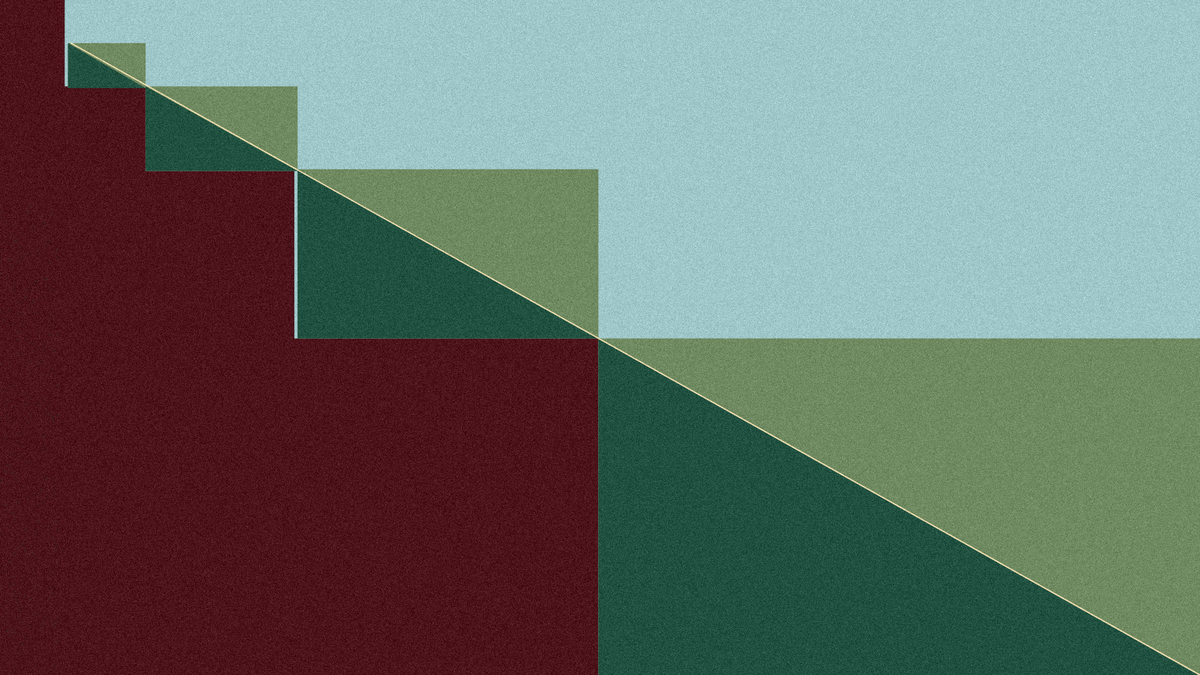
Frame 1 (no input)
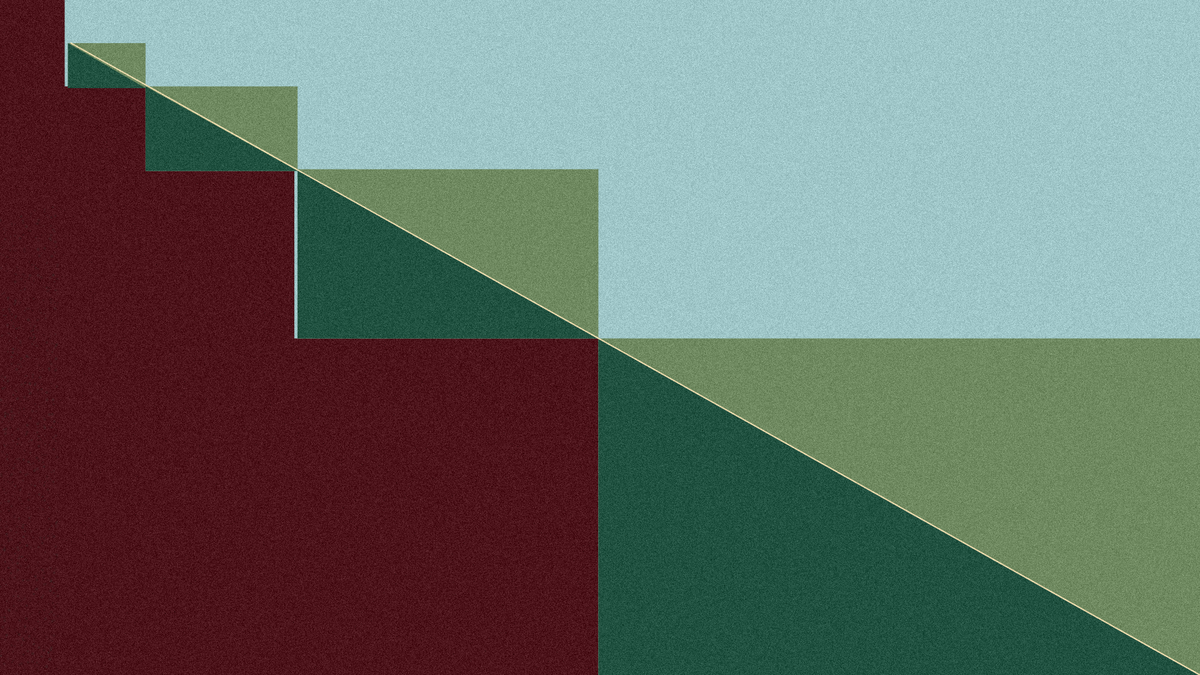
Frame 2 (the mouse pressed at the canvas centre, redrawn once)

The p5.js sketch that drew these frames (run headless with seeded random() and noise() and a simulated clock; the mouse was pressed at the canvas centre and the sketch redrawn once):

// p5.js sketch
// ── sketch.js
function setup() {
  createCanvas(1920, 1080);
  noLoop();
  pixelDensity(1);
}

const sketch26Kleur2Palette = [
  "#9fc6c8",
  "#4C131A",
  "#6F8960",
  "#6F8960",
  "#eddcae",
  "#205140",
  "#eddcae"
];

function sketch26Kleur2Color(hex, alpha = 255) {
  const c = color(hex);
  c.setAlpha(alpha);
  return c;
}

function draw() {
  const sx = width / 371;
  const sy = height / 375;

  const X = v => v * sx;
  const Y = v => v * sy;

  background(sketch26Kleur2Palette[0]);

  noStroke();

  // yellow stepped mass
  fill(sketch26Kleur2Palette[1]);
  beginShape();
  vertex(X(0), Y(0));
  vertex(X(20), Y(0));
  vertex(X(20), Y(48));
  vertex(X(45), Y(48));
  vertex(X(45), Y(95));
  vertex(X(91), Y(95));
  vertex(X(91), Y(188));
  vertex(X(185), Y(188));
  vertex(X(185), Y(375));
  vertex(X(0), Y(375));
  endShape(CLOSE);

  // purple stepped blocks
  fill(sketch26Kleur2Palette[2]);
  rect(X(21), Y(24), X(24), Y(25));
  rect(X(45), Y(48), X(47), Y(47));
  rect(X(92), Y(94), X(93), Y(94));
  rect(X(185), Y(188), X(186), Y(187));

  //  diagonal stair triangles / blocks
  fill(sketch26Kleur2Palette[5]);

  triangle(X(21), Y(24), X(45), Y(49), X(21), Y(49));

  beginShape();
  vertex(X(45), Y(48));
  vertex(X(92), Y(95));
  vertex(X(45), Y(95));
  endShape(CLOSE);

  beginShape();
  vertex(X(92), Y(94));
  vertex(X(185), Y(188));
  vertex(X(92), Y(188));
  endShape(CLOSE);

  beginShape();
  vertex(X(185), Y(188));
  vertex(X(371), Y(375));
  vertex(X(185), Y(375));
  endShape(CLOSE);

  // thin white diagonal edge
  stroke(sketch26Kleur2Palette[4]);
  strokeWeight(width * 0.00115);
  line(X(22), Y(24), X(371), Y(375));

  // soft printed-paper texture
  loadPixels();
  for (let y = 0; y < height; y++) {
    for (let x = 0; x < width; x++) {
      const i = 4 * (x + y * width);
      const n = random(-18, 18);
      const speckle = random() < 0.018 ? random(-35, 35) : 0;

      pixels[i] = constrain(pixels[i] + n + speckle, 0, 255);
      pixels[i + 1] = constrain(pixels[i + 1] + n + speckle, 0, 255);
      pixels[i + 2] = constrain(pixels[i + 2] + n + speckle, 0, 255);
    }
  }
  updatePixels();

  // subtle left-edge wear
  noStroke();
  for (let i = 0; i < 900; i++) {
    const x = random(X(0), X(18));
    const y = random(Y(115), height);
    const a = random(8, 35);
    fill(sketch26Kleur2Color(sketch26Kleur2Palette[5], a));
    circle(x, y, random(1, 5));
  }
}
